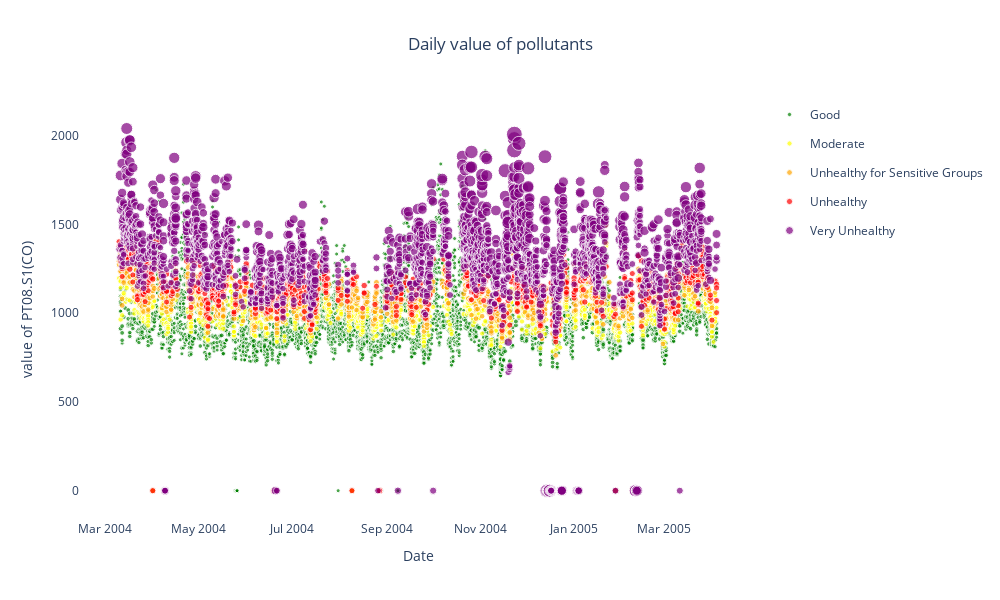

Here is the notebook cell this chart was saved with:
### Code cell
fig = go.Figure()

for category, color in color_map.items():
    df_category = df[df['Label'] == category]
    # Add a scatter plot for each category
    fig.add_trace(go.Scatter(
        x=df_category.index.values,
        y=df_category['PT08.S1(CO)'],
        mode='markers',
        marker=dict(
            color=color,
            size= df_category['CO(GT)']+4,
            colorscale='Viridis',
            #showscale=True
        ),
        text=['CO ' + str(i) for i in df_category['CO(GT)']],
        hoverinfo='text',
        name=category,  
        legendgroup=category  
    ))
    
fig.update_layout(
    title='Daily value of pollutants',
    xaxis=dict(title='Date'),
    yaxis=dict(title='value of PT08.S1(CO)'),
    plot_bgcolor='white',
    hovermode='closest',
    width=1000, height=600,
    title_x=0.5,
    showlegend=True 
)

fig.show()

### Figure 1 — Plotly figure (JSON) as saved in the notebook; plotly's stock layout.template omitted (floating-point values rounded to 4 significant figures; data arrays with more than 128 entries replaced by an {"elided": "..."} marker saying what was removed)
{"data": [{"hoverinfo": "text", "legendgroup": "Good", "marker": {"color": "green", "colorscale": [[0, "#440154"], [0.1111, "#482878"], [0.2222, "#3e4989"], [0.3333, "#31688e"], [0.4444, "#26828e"], [0.5556, "#1f9e89"], [0.6667, "#35b779"], [0.7778, "#6ece58"], [0.8889, "#b5de2b"], [1, "#fde725"]], "size": {"elided": "3544 float values"}}, "mode": "markers", "name": "Good", "text": {"elided": "3544 str values"}, "type": "scatter", "x": {"elided": "3544 str values"}, "y": {"elided": "3544 float values"}}, {"hoverinfo": "text", "legendgroup": "Moderate", "marker": {"color": "yellow", "colorscale": [[0, "#440154"], [0.1111, "#482878"], [0.2222, "#3e4989"], [0.3333, "#31688e"], [0.4444, "#26828e"], [0.5556, "#1f9e89"], [0.6667, "#35b779"], [0.7778, "#6ece58"], [0.8889, "#b5de2b"], [1, "#fde725"]], "size": {"elided": "1314 float values"}}, "mode": "markers", "name": "Moderate", "text": {"elided": "1314 str values"}, "type": "scatter", "x": {"elided": "1314 str values"}, "y": {"elided": "1314 float values"}}, {"hoverinfo": "text", "legendgroup": "Unhealthy for Sensitive Groups", "marker": {"color": "orange", "colorscale": [[0, "#440154"], [0.1111, "#482878"], [0.2222, "#3e4989"], [0.3333, "#31688e"], [0.4444, "#26828e"], [0.5556, "#1f9e89"], [0.6667, "#35b779"], [0.7778, "#6ece58"], [0.8889, "#b5de2b"], [1, "#fde725"]], "size": {"elided": "1171 float values"}}, "mode": "markers", "name": "Unhealthy for Sensitive Groups", "text": {"elided": "1171 str values"}, "type": "scatter", "x": {"elided": "1171 str values"}, "y": {"elided": "1171 float values"}}, {"hoverinfo": "text", "legendgroup": "Unhealthy", "marker": {"color": "red", "colorscale": [[0, "#440154"], [0.1111, "#482878"], [0.2222, "#3e4989"], [0.3333, "#31688e"], [0.4444, "#26828e"], [0.5556, "#1f9e89"], [0.6667, "#35b779"], [0.7778, "#6ece58"], [0.8889, "#b5de2b"], [1, "#fde725"]], "size": {"elided": "935 float values"}}, "mode": "markers", "name": "Unhealthy", "text": {"elided": "935 str values"}, "type": "scatter", "x": {"elided": "935 str values"}, "y": {"elided": "935 float values"}}, {"hoverinfo": "text", "legendgroup": "Very Unhealthy", "marker": {"color": "purple", "colorscale": [[0, "#440154"], [0.1111, "#482878"], [0.2222, "#3e4989"], [0.3333, "#31688e"], [0.4444, "#26828e"], [0.5556, "#1f9e89"], [0.6667, "#35b779"], [0.7778, "#6ece58"], [0.8889, "#b5de2b"], [1, "#fde725"]], "size": {"elided": "2393 float values"}}, "mode": "markers", "name": "Very Unhealthy", "text": {"elided": "2393 str values"}, "type": "scatter", "x": {"elided": "2393 str values"}, "y": {"elided": "2393 float values"}}], "layout": {"height": 600, "hovermode": "closest", "plot_bgcolor": "white", "showlegend": true, "title": {"text": "Daily value of pollutants", "x": 0.5}, "width": 1000, "xaxis": {"title": {"text": "Date"}}, "yaxis": {"title": {"text": "value of PT08.S1(CO)"}}}}
